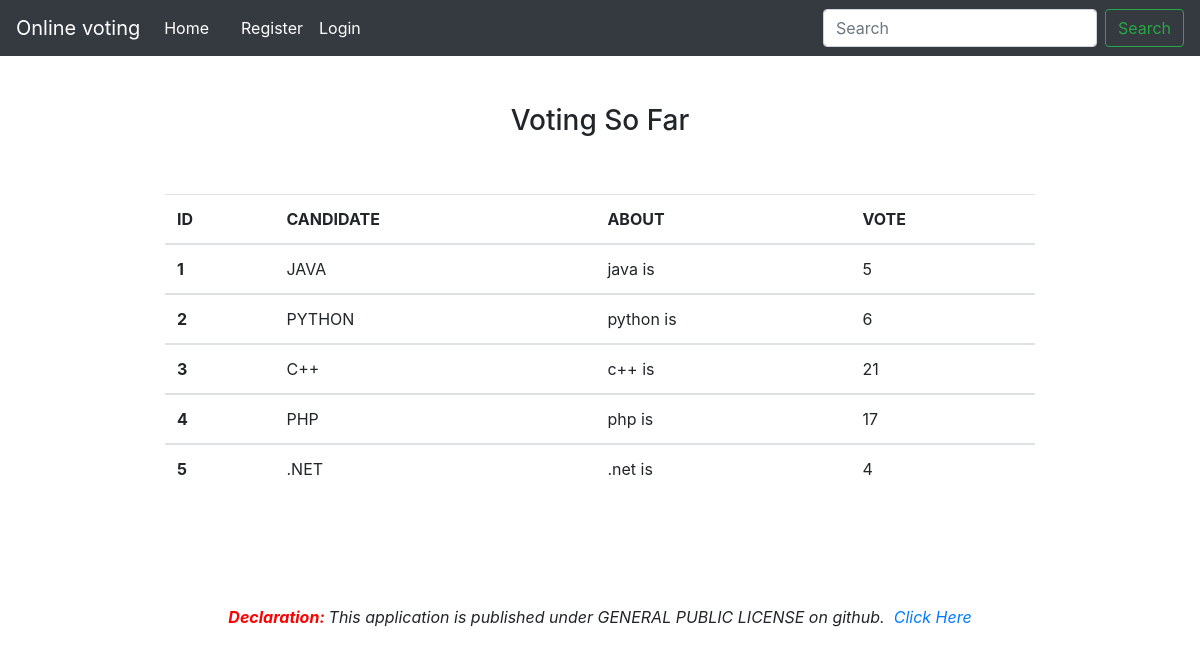
Before: / with the older database file.
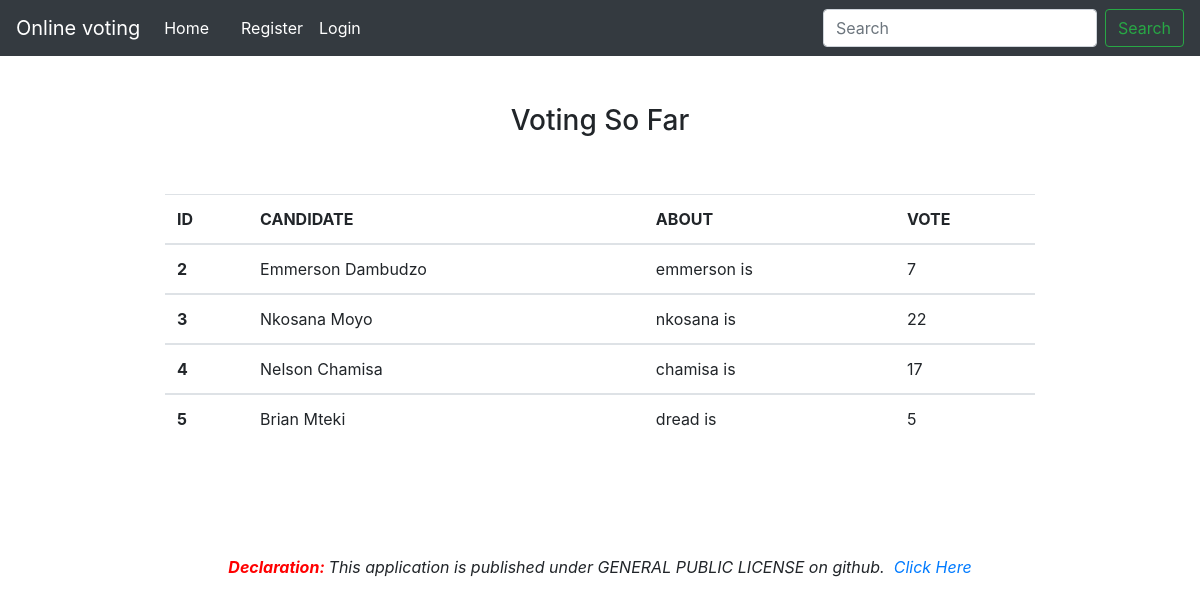
After: the same page with the newer database file.
### tables this page shows
CREATE TABLE `languages` (
  `lan_id` int(100) NOT NULL,
  `fullname` varchar(25) NOT NULL,
  `about` varchar(255) NOT NULL,
  `votecount` int(255) NOT NULL
);

### index.php (called while the page is built, shortened)
<?php include "lan_view.php";
?>
<?php include "footer.php";?>

### lan_view.php (the view, shortened to what this page needs)
<?php
 include "header_lanview.php";
?>
<br>
	<br>
		<center><h3> Voting So Far  </h3></center>
	<br>
<br>
<center>
	<div class="form-group col-sm-9">
		<?php
			include "connection.php";
			$member = mysqli_query($con, 'SELECT * FROM languages' );
			if (mysqli_num_rows($member)== 0 ) {
				echo '<font color="red">No results found</font>';
			}
			else {
					echo '<center>
					<table class="table">
					<thead>
						<tr>
							<th scope="col">ID</td>
							<th scope="col">CANDIDATE</td>
							<th scope="col">ABOUT</td>
							<th scope="col">VOTE</td>
						</tr>
					</thead>';
					while($mb=mysqli_fetch_object($member))
							{
								$id=$mb->lan_id;
								$name=$mb->fullname;
								$about=$mb->about;
								$vote=$mb->votecount;
								echo '
								<tbody>
									<tr>';
										echo '<th scope="row">'.$id.'</th>';
										echo '<td>'.$name.'</td>';
										echo '<td>'.$about.'</td>';
										echo '<td>'.$vote.'</td>';
							echo "</tr>";
							}
							echo'
							</tbody>
							</table>
						</center>';
				}
	?>
	</div>
</center>

### header_lanview.php (shortened to what this page needs)
<!DOCTYPE html PUBLIC "-//W3C//DTD XHTML 1.0 Transitional//EN" "http://www.w3.org/TR/xhtml1/DTD/xhtml1-transitional.dtd">
<html xmlns="http://www.w3.org/1999/xhtml">
<head>
    <link rel="stylesheet" href="https://maxcdn.bootstrapcdn.com/bootstrap/4.0.0/css/bootstrap.min.css">
</head>
<body>
<center>
<nav class="navbar navbar-expand-lg navbar-light bg-dark">
  <div class="collapse navbar-collapse" id="navbarTogglerDemo01">
    <a class="navbar-brand text-white" href="lan_view.php">Online voting</a>
    <ul class="navbar-nav mr-auto mt-2 mt-lg-0">
      <li class="nav-item active">
        <a class="nav-link text-white" href="lan_view.php">Home <span class="sr-only">(current)</span></a>
      </li>
      <li class="nav-item">
        <a class="nav-link text-white" href="lan_view.php"></a>
      </li>
      <li class="nav-item">
        <a class="nav-link text-white" href="register.php">Register</a>
      </li>
      <li class="nav-item">
        <a class="nav-link text-white" href="login.php">Login</a>
      </li>
      <li class="nav-item">
        <a class="nav-link text-white" href="change_pass.php"></a>
      </li>
    </ul>
    <form class="form-inline my-2 my-lg-0">
      <input class="form-control mr-sm-2" type="search" placeholder="Search" aria-label="Search">
      <button class="btn btn-outline-success my-2 my-sm-0" type="submit">Search</button>
    </form>
  </div>
</nav>
</center>

### footer.php
<br>
<br>
<br>
<br>
<center>
    <font color="red">
        <b>
            <i>Declaration: </i>
        </b>
    </font>
    <i> This application is published under GENERAL PUBLIC LICENSE on github.&nbsp;
        <a href="https://github.com/hugginssd" >Click Here </a></i></center>
</body>
</html>

Changed rows visible on the page:
removed languages: lan_id "1", fullname "JAVA", about "java is", votecount "5"
changed languages id 2: fullname "PYTHON" → "Emmerson Dambudzo"; about "python is" → "emmerson is"; votecount "6" → "7"
changed languages id 3: fullname "C++" → "Nkosana Moyo"; about "c++ is" → "nkosana is"; votecount "21" → "22"
changed languages id 4: fullname "PHP" → "Nelson Chamisa"; about "php is" → "chamisa is"
changed languages id 5: fullname ".NET" → "Brian Mteki"; about ".net is" → "dread is"; votecount "4" → "5"
